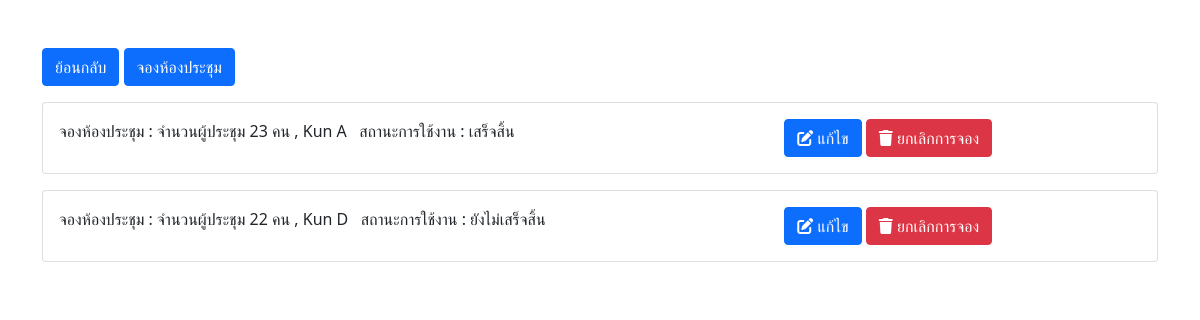
Page /roomE.php on the committed database.
### tables this page shows
CREATE TABLE `roome` (
  `id` int(5) UNSIGNED NOT NULL,
  `numperson` int(5) DEFAULT NULL,
  `bookname` varchar(255) DEFAULT NULL,
  `statusroome` int(5) DEFAULT NULL
);

CREATE TABLE `statusroom` (
  `statusID` int(5) NOT NULL,
  `statusname` varchar(255) DEFAULT NULL
);

### roomE.php (the view, shortened to what this page needs)
<?php include "connectDB.php"; ?>
<!DOCTYPE html>
<html>
    <?php include "header.php" ?>
    <body>
        <div class="container">
            <div class="mt-5">
                <a type="button" href="index.php" class="btn btn-primary btnbookroom">ย้อนกลับ</a>
                <a type="button" href="bookingroomE.php" class="btn btn-primary btnbookroom">จองห้องประชุม</a>
            </div>
            <?php
                $room= mysqli_query($connectDB, "SELECT * FROM roome
                                                 INNER JOIN statusroom
                                                 ON roome.statusroome = statusroom.statusID");
                while($row = mysqli_fetch_array($room)) {
            ?>
            <div class="card mt-3">
                <div class="card-body">
                    <div class="row">
                        <div class="col-sm-8 ">
                            <?php echo "จองห้องประชุม : จำนวนผู้ประชุม ".$row["numperson"] . " คน , " .$row["bookname"].
                            "&nbsp;&nbsp;&nbsp;สถานะการใช้งาน : ".$row["statusname"] ; ?>
                        </div>
                        <div class="col-sm-4 padding ">
                            <a class="btn btn-primary editroomE" href="#editroomE"
                                data-id="<?php echo $row['id'];?>"
                                data-numperson="<?php echo $row['numperson'];?>"
                                data-namebook="<?php echo $row['bookname'];?>"
                                data-statusroom="<?php echo $row['statusname'];?>"
                                ><i class="fa-solid fa-pen-to-square"></i>&nbsp;แก้ไข</a>
                            <a type="button" href="deleteroomE.php?delete_id=<?php echo $row['id'];?>" class="btn btn-danger"
                                onclick="return confirm('ยกเลิกการจอง <?php echo $row['bookname'] ; ?>')">
                            <i class="fa-solid fa-trash"></i>&nbsp;ยกเลิกการจอง</a>
                        </div>
                    </div>
                </div>
            </div>
            <?php
                } ?>
        </div>
    </body>
    <?php include 'editroomE.php'; ?>
</html>

### roomE.php (style rules this page uses)
.padding { padding-left: 0px; padding-right: 0px; }

### rows in the picture
roome: numperson "23", bookname "Kun A", statusroome.statusname "เสร็จสิ้น"
roome: numperson "22", bookname "Kun D", statusroome.statusname "ยังไม่เสร็จสิ้น"
